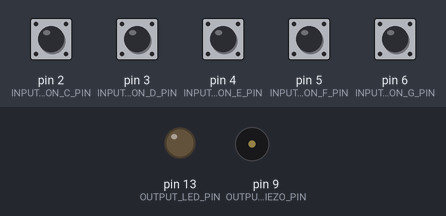
Simulated run of this sketch. Board: Arduino Uno, built with avr-gcc and run on an emulated ATmega328P. Shown: output pins drawn as LEDs (lit = HIGH), buzzer (waves = sounding). The test bench sets the inputs (shaded band); at power-on: pin 2 (INPUT_BUTTON_C_PIN), pin 3 (INPUT_BUTTON_D_PIN), pin 4 (INPUT_BUTTON_E_PIN), pin 5 (INPUT_BUTTON_F_PIN), pin 6 (INPUT_BUTTON_G_PIN) HIGH.

Above: at 1.2 s.
1.3 s: pin 2 (INPUT_BUTTON_C_PIN) pulled LOW for 0.15 s
At 1.37 s:
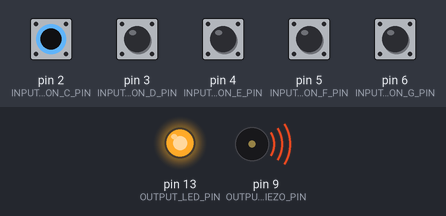
Timing chart, 0 to 4.3 s (numbered marks = the images above; inputs shaded):
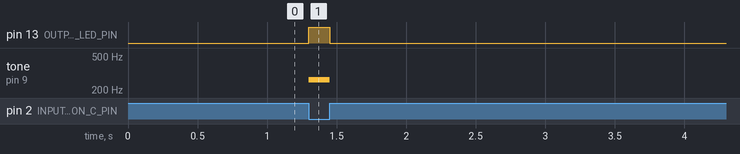

The sketch:

simplePiano.ino
```cpp
// Frequencies (in Hz) of piano keys
#define KEY_C 262  // 261.6256 Hz (middle C)
#define KEY_D 294  // 293.6648 Hz
#define KEY_E 330  // 329.6276 Hz
#define KEY_F 350  // 349.2282 Hz
#define KEY_G 392  // 391.9954 Hz
// input buttons are laid out with lowest frequency on the left (pin 2)
// and frequencies increase as you go to the right
const int INPUT_BUTTON_C_PIN = 2;
const int INPUT_BUTTON_D_PIN = 3;
const int INPUT_BUTTON_E_PIN = 4;
const int INPUT_BUTTON_F_PIN = 5;
const int INPUT_BUTTON_G_PIN = 6;
const int OUTPUT_PIEZO_PIN = 9; // pin that supplies variable voltage to piezo
const int OUTPUT_LED_PIN = LED_BUILTIN; // when button is pressed built in LED turns on
// this defines the buttons to be using pull-up resistors (internal)
// if it is false then it would use pull-down resistor
const boolean buttonsAreActiveLow = true;

void setup() {
  // set input and output pins and use INPUT_PULLUP to use an internal pull-up resistor
  pinMode(INPUT_BUTTON_C_PIN, INPUT_PULLUP);
  pinMode(INPUT_BUTTON_D_PIN, INPUT_PULLUP);
  pinMode(INPUT_BUTTON_E_PIN, INPUT_PULLUP);
  pinMode(INPUT_BUTTON_F_PIN, INPUT_PULLUP);
  pinMode(INPUT_BUTTON_G_PIN, INPUT_PULLUP);
  pinMode(OUTPUT_PIEZO_PIN, OUTPUT);
  pinMode(OUTPUT_LED_PIN, OUTPUT);
}

void loop() {
  // if a button is pressed then play its corresponding tone on the piezo.
  // If no button is pressed then use noTone
  if (buttonPressed(INPUT_BUTTON_C_PIN)) {
    tone(OUTPUT_PIEZO_PIN, KEY_C);
  } else if(buttonPressed(INPUT_BUTTON_D_PIN)) {
    tone(OUTPUT_PIEZO_PIN, KEY_D);
  } else if(buttonPressed(INPUT_BUTTON_E_PIN)) {
    tone(OUTPUT_PIEZO_PIN, KEY_E);
  } else if(buttonPressed(INPUT_BUTTON_F_PIN)) {
    tone(OUTPUT_PIEZO_PIN, KEY_F);
  } else if(buttonPressed(INPUT_BUTTON_G_PIN)) {
    tone(OUTPUT_PIEZO_PIN, KEY_G);
  } else {
    noTone(OUTPUT_PIEZO_PIN);
    digitalWrite(OUTPUT_LED_PIN, LOW);
  }
}

boolean buttonPressed(int pinOfButton) {
  int buttonValue = digitalRead(pinOfButton);
  // if there is a pull-up resistor and the buttons pin
  // has low input voltage, then it is pressed.
  // If there is a pull-down resistor and the buttons pin
  // has high input voltage, then it is pressed.
  // In any other case the button is not pressed.
  if(buttonsAreActiveLow && buttonValue == LOW){
    digitalWrite(OUTPUT_LED_PIN, HIGH);
    return true;
  }else if(!buttonsAreActiveLow && buttonValue == HIGH){
    digitalWrite(OUTPUT_LED_PIN, HIGH);
    return true;
  }
  // button not pressed
  return false;
}
```

Blinker.cpp
```cpp
#include "Blinker.h"

/**
* This Blinker constructor takes parameters pin and blinkInterval,
* pin specifies the output pin, and blinkInterval specifies the time
* in between each blink of the LED
*/
Blinker::Blinker(const int pin, const unsigned long blinkInterval) :
  _pin(pin), _interval(blinkInterval) // initialize const like this in C++
{
  _state = LOW;
  _prevTime = 0;
  pinMode(_pin, OUTPUT);
}

/**
* Calculates whether to toggle output state based on the set interval
* Call this function once per loop()
*/
void Blinker::update() {
  unsigned long currentTime = millis();

  if (currentTime - _prevTime >= _interval) {
    _prevTime = currentTime;
    _state = !_state;
    digitalWrite(_pin, _state);
  }
}
```

Blinker.h
```cpp
/**
 * This class toggles output between HIGH and LOW for a given pin
 * based on the provided "blink" interval
 *
 * Usage:
 *  Blinker _ledBlinker(3, 200); // blinks Pin 3 on/off every 200 ms
 *
 *  loop(){
 *    _ledBlinker.update();
 *  }
 */

#include <Arduino.h>

class Blinker{

  private:
    const int _pin;                 // output pin
    const unsigned long _interval;  // blink interval in ms

    int _state;                     // current state (either HIGH OR LOW)
    unsigned long _prevTime;        // last state toggle in ms

  public:
    Blinker(const int pin, const unsigned long blinkInterval);
    void update();
};
```

Measured:
- after the input at 1.3 s, pin 13 (OUTPUT_LED_PIN): LOW → HIGH at once, → LOW 0.15 s later; tone on pin 9 (OUTPUT_PIEZO_PIN): silent → 262 Hz at once, → silent 0.15 s later
